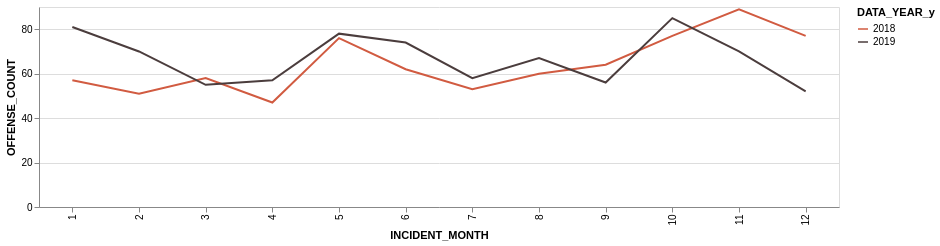

The cell this chart's notebook holds for it:
### Code cell
olympia1819chart = alt.Chart(olympia1819offenseCounts,width=800, height=200).mark_line().encode(
    x='INCIDENT_MONTH:O',
    y='OFFENSE_COUNT',
    color=alt.Color('DATA_YEAR_y:O',scale=alt.Scale(range=['#D15B41','#4B3D3D']))
)
display(olympia1819chart)
# olympia1819offenseCounts

### Figure 1 — Vega-Lite specification as saved in the notebook (floating-point values rounded to 4 significant figures)
{"config": {"view": {"continuousWidth": 400, "continuousHeight": 300}}, "data": {"name": "data-a7187787aa087d6f414fca167efe09e8"}, "mark": "line", "encoding": {"color": {"type": "ordinal", "field": "DATA_YEAR_y", "scale": {"range": ["#D15B41", "#4B3D3D"]}}, "x": {"type": "ordinal", "field": "INCIDENT_MONTH"}, "y": {"type": "quantitative", "field": "OFFENSE_COUNT"}}, "height": 200, "width": 800, "$schema": "https://vega.github.io/schema/vega-lite/v4.8.1.json", "datasets": {"data-a7187787aa087d6f414fca167efe09e8": [{"DATA_YEAR_y": 2018, "INCIDENT_MONTH": 1, "OFFENSE_NAME": "Drug/Narcotic Violations", "OFFENSE_COUNT": 57, "CRU": 0}, {"DATA_YEAR_y": 2018, "INCIDENT_MONTH": 2, "OFFENSE_NAME": "Drug/Narcotic Violations", "OFFENSE_COUNT": 51, "CRU": 0}, {"DATA_YEAR_y": 2018, "INCIDENT_MONTH": 3, "OFFENSE_NAME": "Drug/Narcotic Violations", "OFFENSE_COUNT": 58, "CRU": 0}, {"DATA_YEAR_y": 2018, "INCIDENT_MONTH": 4, "OFFENSE_NAME": "Drug/Narcotic Violations", "OFFENSE_COUNT": 47, "CRU": 0}, {"DATA_YEAR_y": 2018, "INCIDENT_MONTH": 5, "OFFENSE_NAME": "Drug/Narcotic Violations", "OFFENSE_COUNT": 76, "CRU": 0}, {"DATA_YEAR_y": 2018, "INCIDENT_MONTH": 6, "OFFENSE_NAME": "Drug/Narcotic Violations", "OFFENSE_COUNT": 62, "CRU": 0}, {"DATA_YEAR_y": 2018, "INCIDENT_MONTH": 7, "OFFENSE_NAME": "Drug/Narcotic Violations", "OFFENSE_COUNT": 53, "CRU": 0}, {"DATA_YEAR_y": 2018, "INCIDENT_MONTH": 8, "OFFENSE_NAME": "Drug/Narcotic Violations", "OFFENSE_COUNT": 60, "CRU": 0}, {"DATA_YEAR_y": 2018, "INCIDENT_MONTH": 9, "OFFENSE_NAME": "Drug/Narcotic Violations", "OFFENSE_COUNT": 64, "CRU": 0}, {"DATA_YEAR_y": 2018, "INCIDENT_MONTH": 10, "OFFENSE_NAME": "Drug/Narcotic Violations", "OFFENSE_COUNT": 77, "CRU": 0}, {"DATA_YEAR_y": 2018, "INCIDENT_MONTH": 11, "OFFENSE_NAME": "Drug/Narcotic Violations", "OFFENSE_COUNT": 89, "CRU": 0}, {"DATA_YEAR_y": 2018, "INCIDENT_MONTH": 12, "OFFENSE_NAME": "Drug/Narcotic Violations", "OFFENSE_COUNT": 77, "CRU": 0}, {"DATA_YEAR_y": 2019, "INCIDENT_MONTH": 1, "OFFENSE_NAME": "Drug/Narcotic Violations", "OFFENSE_COUNT": 81, "CRU": 0}, {"DATA_YEAR_y": 2019, "INCIDENT_MONTH": 2, "OFFENSE_NAME": "Drug/Narcotic Violations", "OFFENSE_COUNT": 70, "CRU": 0}, {"DATA_YEAR_y": 2019, "INCIDENT_MONTH": 3, "OFFENSE_NAME": "Drug/Narcotic Violations", "OFFENSE_COUNT": 55, "CRU": 0}, {"DATA_YEAR_y": 2019, "INCIDENT_MONTH": 4, "OFFENSE_NAME": "Drug/Narcotic Violations", "OFFENSE_COUNT": 57, "CRU": 1}, {"DATA_YEAR_y": 2019, "INCIDENT_MONTH": 5, "OFFENSE_NAME": "Drug/Narcotic Violations", "OFFENSE_COUNT": 78, "CRU": 1}, {"DATA_YEAR_y": 2019, "INCIDENT_MONTH": 6, "OFFENSE_NAME": "Drug/Narcotic Violations", "OFFENSE_COUNT": 74, "CRU": 1}, {"DATA_YEAR_y": 2019, "INCIDENT_MONTH": 7, "OFFENSE_NAME": "Drug/Narcotic Violations", "OFFENSE_COUNT": 58, "CRU": 1}, {"DATA_YEAR_y": 2019, "INCIDENT_MONTH": 8, "OFFENSE_NAME": "Drug/Narcotic Violations", "OFFENSE_COUNT": 67, "CRU": 1}, {"DATA_YEAR_y": 2019, "INCIDENT_MONTH": 9, "OFFENSE_NAME": "Drug/Narcotic Violations", "OFFENSE_COUNT": 56, "CRU": 1}, {"DATA_YEAR_y": 2019, "INCIDENT_MONTH": 10, "OFFENSE_NAME": "Drug/Narcotic Violations", "OFFENSE_COUNT": 85, "CRU": 1}, {"DATA_YEAR_y": 2019, "INCIDENT_MONTH": 11, "OFFENSE_NAME": "Drug/Narcotic Violations", "OFFENSE_COUNT": 70, "CRU": 1}, {"DATA_YEAR_y": 2019, "INCIDENT_MONTH": 12, "OFFENSE_NAME": "Drug/Narcotic Violations", "OFFENSE_COUNT": 52, "CRU": 1}]}}
